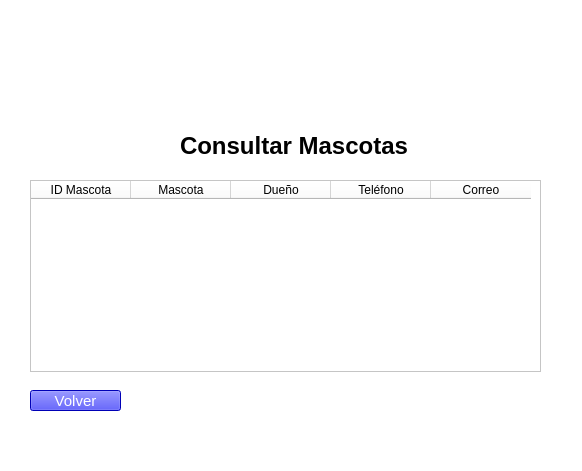
<?xml version="1.0" encoding="UTF-8"?>
<ui version="4.0">
 <class>consultarMascota</class>
 <widget class="QMainWindow" name="consultarMascota">
  <property name="geometry">
   <rect>
    <x>0</x>
    <y>0</y>
    <width>582</width>
    <height>471</height>
   </rect>
  </property>
  <property name="windowTitle">
   <string>MainWindow</string>
  </property>
  <property name="styleSheet">
   <string notr="true">background-color: rgb(255, 255, 255);</string>
  </property>
  <widget class="QWidget" name="centralwidget">
   <widget class="QLabel" name="label">
    <property name="geometry">
     <rect>
      <x>240</x>
      <y>10</y>
      <width>111</width>
      <height>111</height>
     </rect>
    </property>
    <property name="text">
     <string/>
    </property>
    <property name="pixmap">
     <pixmap>consultar.png</pixmap>
    </property>
    <property name="scaledContents">
     <bool>true</bool>
    </property>
   </widget>
   <widget class="QLabel" name="label_2">
    <property name="geometry">
     <rect>
      <x>180</x>
      <y>130</y>
      <width>231</width>
      <height>31</height>
     </rect>
    </property>
    <property name="font">
     <font>
      <family>Arial</family>
      <pointsize>18</pointsize>
      <weight>75</weight>
      <bold>true</bold>
     </font>
    </property>
    <property name="text">
     <string>Consultar Mascotas</string>
    </property>
   </widget>
   <widget class="QTableWidget" name="conMascota">
    <property name="geometry">
     <rect>
      <x>30</x>
      <y>180</y>
      <width>511</width>
      <height>192</height>
     </rect>
    </property>
    <property name="font">
     <font>
      <family>Arial</family>
      <pointsize>11</pointsize>
     </font>
    </property>
    <column>
     <property name="text">
      <string>ID Mascota</string>
     </property>
    </column>
    <column>
     <property name="text">
      <string>Mascota</string>
     </property>
    </column>
    <column>
     <property name="text">
      <string>Dueño</string>
     </property>
    </column>
    <column>
     <property name="text">
      <string>Teléfono</string>
     </property>
    </column>
    <column>
     <property name="text">
      <string>Correo</string>
     </property>
    </column>
   </widget>
   <widget class="QPushButton" name="volver">
    <property name="geometry">
     <rect>
      <x>30</x>
      <y>390</y>
      <width>91</width>
      <height>21</height>
     </rect>
    </property>
    <property name="font">
     <font>
      <family>Arial</family>
      <pointsize>11</pointsize>
     </font>
    </property>
    <property name="styleSheet">
     <string notr="true">color: rgb(255, 255, 255);
background-color: rgb(0, 0, 255);</string>
    </property>
    <property name="text">
     <string>Volver</string>
    </property>
   </widget>
  </widget>
  <widget class="QMenuBar" name="menubar">
   <property name="geometry">
    <rect>
     <x>0</x>
     <y>0</y>
     <width>582</width>
     <height>21</height>
    </rect>
   </property>
  </widget>
  <widget class="QStatusBar" name="statusbar"/>
 </widget>
 <resources/>
 <connections/>
</ui>
